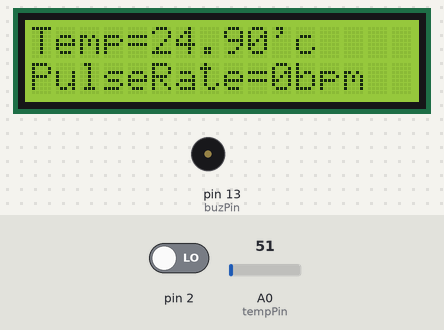
Recording of a sketch running on a simulated Arduino Uno, built with avr-gcc and run on an emulated ATmega328P. Shown: 16×2 character LCD, buzzer (waves = sounding, pin HIGH). The inputs (shaded band) are chosen by the test bench; at power-on: pin 2 LOW, A0 (tempPin) = 51. What the sketch prints to the serial monitor is not drawn.

Above: at 14.1 s.
14.2 s: pin 2 driven HIGH
At 23.5 s:
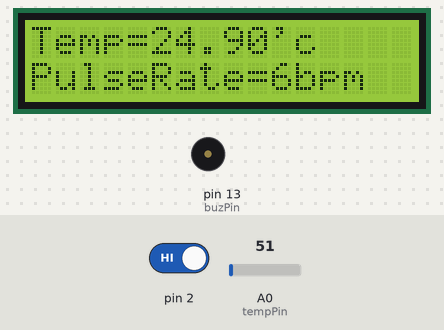
34.4 s: A0 (tempPin) set to 95
At 43.9 s:
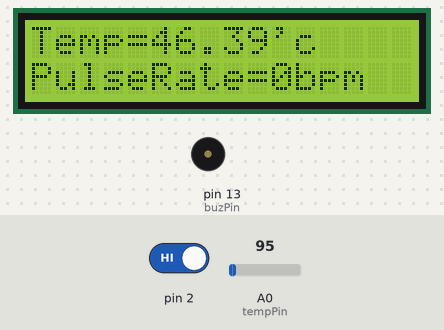
44.4 s: A0 (tempPin) set to 113
At 61.4 s:
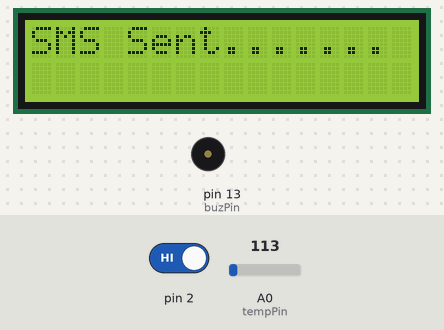
62.2 s: A0 (tempPin) set to 86
At 71.9 s:
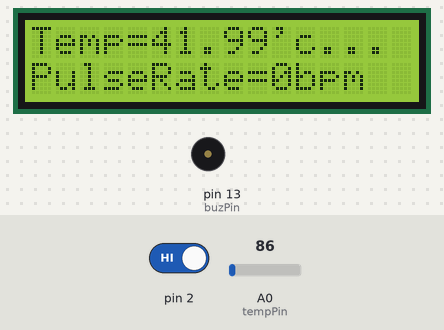
72.7 s: A0 (tempPin) set to 23
At 82.1 s:
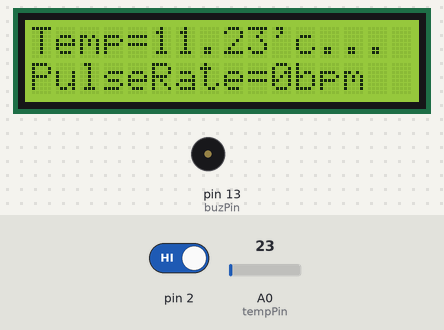
82.8 s: A0 (tempPin) set to 18
At 92.3 s:
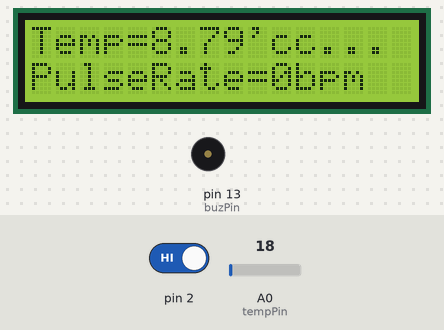
Timing chart, 0 to 93.8 s (numbered marks = the images above; inputs shaded):
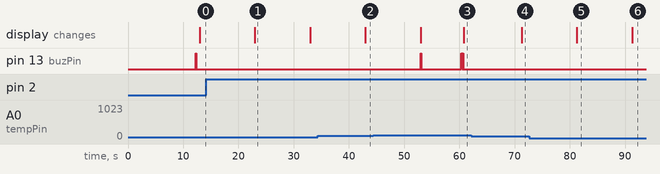

The sketch:

hbt__TEMP_GSM.ino
```cpp
//<<<<<<<<<<<<<<24/02/2018>>>>>>>>>>>>>>>>>>>>//

#include <LiquidCrystal.h>
#define DEBUG true
// initialize the library by associating any needed LCD interface pin
// with the arduino pin number it is connected to
const int rs = 9, en = 8, d4 = 7, d5 = 6, d6 = 5, d7 = 4;
LiquidCrystal lcd(rs, en, d4, d5, d6, d7);

volatile int hbtPulse = 0;    //see http://arduino.cc/en/Reference/Volatile
//volatile int bottom_read = 0;

int buzPin = 13;
const int tempPin = A0;
int sensorValue = 0;
float temp;
 uint8_t inchar='\0';
 uint8_t buffer[255] = {0};
 char rcv_cmd[20]={0};
 unsigned int mux_id=0;
 int connectionId=0;
 int memory=0;
 int memory1=0;
 int hbt=0;


///>>>>>>>>>>>>>>>>>>>>>>>>>>>>>>>>>>>>//

void gsm_init()
{

delay(200);
Serial.write("AT\r");
delay(3000);
Serial.write("ATE0\r");
delay(3000);
Serial.write("AT+IPR=9600\r");
delay(3000);
Serial.write("AT+CMGF=1\r");
delay(3000);
}


//*********************************************//
void sms_temp_send()
{
delay(200);
Serial.write("AT+CMGF=1\r");
delay(2000);
Serial.write("AT+CMGS=\"8770636052\"\r");
delay(1000);
Serial.write("over Temprature detected=");
//int temp1=temp;
//Serial.write(temp1);
Serial.write("'C");
delay(1000);
Serial.write(0x1a);
delay(3000);
beep(2);
}

//*********************************************//
void sms_hbt_send()
{
delay(200);
Serial.write("AT+CMGF=1\r");
delay(2000);
Serial.write("AT+CMGS=\"8770636052\"\r");
delay(1000);
Serial.write("Heartbeat=");
Serial.print(hbtPulse);
Serial.write("bpm");
Serial.write(" Increased from normal value");
delay(1000);
Serial.write(0x1a);
delay(3000);
beep(2);
}

void sms_hbt_l_send()
{
delay(200);
Serial.write("AT+CMGF=1\r");
delay(2000);
Serial.write("AT+CMGS=\"8770636052\"\r");
delay(1000);
Serial.write("Heartbeat=");
Serial.print(hbtPulse);
Serial.write("bpm");
Serial.write(" decreased from normal value");
delay(1000);
Serial.write(0x1a);
delay(3000);
beep(2);
}
//<<<<<<<<<<<<>>>>>>>>>>>>>>>>>>>>>>>>>>//
void setup(){
 pinMode(buzPin, OUTPUT);
 lcd.begin(16, 2);
 Serial.begin(9600);
 lcd.print("HELLO WORLD");
 lcd.setCursor(0,0);
 lcd.print("Connecting......");
 gsm_init();
 beep(1);
 delay(500);
 lcd.clear();
 lcd.setCursor(0,1);
 lcd.print("PulseRate=");
 lcd.print(0);
 lcd.print("bpm");
 attachInterrupt(0, hbtCnt, RISING);//interrupt cero (0) is on pin two(2).
// attachInterrupt(1, bottom_level, FALLING);//interrupt cero (0) is on pin two(2).
 detachInterrupt(0);
}


void loop(){

 sensorValue = analogRead(tempPin);
 temp=sensorValue*0.48828125;
 lcd.setCursor(0,0);
 lcd.print("Temp=");
 lcd.print(temp);
 lcd.print("'c");
 if(temp>50){
   beep(1);
   if(!memory){
    sms_temp_send();
    lcd.clear();
    lcd.setCursor(0,0);
    lcd.print("SMS Sent.......");
    memory=1;
    delay(500);
    }
   }
 if(temp<40)memory=0;
 hbtPulse=0;
  attachInterrupt(0, hbtCnt, RISING );
  delay(10000);
  detachInterrupt(0);
  hbt=hbtPulse;
  hbtPulse=hbt*6;
  //lcd.clear();
  lcd.setCursor(0,1);
  lcd.print("PulseRate=");
  lcd.print(hbtPulse);
  lcd.print("bpm");
  if(hbtPulse>110){
   beep(1);
   if(!memory1){
    hbt=hbtPulse;
    sms_hbt_send();
    lcd.clear();
    lcd.setCursor(0,0);
    lcd.print("SMS Sent.......");
    memory1=1;
    hbtPulse=0;
    delay(500);
    }
   }
  else if((hbtPulse>30)&(hbtPulse<70)){
    beep(2);
    if(!memory1){
     hbt=hbtPulse;
     sms_hbt_l_send();
     lcd.clear();
     lcd.setCursor(0,0);
     lcd.print("SMS Sent.......");
     memory1=1;
     hbtPulse=0;
     delay(500);
    }
  }
  else if((hbtPulse>50)&(hbtPulse<120)){
    memory1=0;
    hbtPulse=0;
    beep(3);
  }
 }
//<<<<<<<<<<<<<>>>>>>>>>>>>>>>>>>>>>>>>//


//<<<<<<<<<<<<<<<<>>>>>>>>>>>>>>>>>>>>>>>>>>>>>>>>>>>>>>>>>>>>>//

void beep(unsigned char beep_cnt)
{
for(unsigned char x10=0; x10<beep_cnt; x10++)
 {
 digitalWrite(buzPin,HIGH);
 delay(100);
 digitalWrite(buzPin,LOW);
 delay(100);
 }
}
//<<<<<<<<<<<>>>>>>>>>>>>>>>>>>>>>>>>>>>>>//

void hbtCnt(){             /* this code will be executed every time the interrupt 0 (pin2) gets low.*/
  hbtPulse++;
}
/*
void bottom_level(){
  bottom_read++;
}
*/
```

Measured:
- the behaviour switches between 102 and 103 on A0 (tempPin) (found by bisection; images 2 and 3)
- the behaviour switches between 21 and 20 on A0 (tempPin) (found by bisection; images 5 and 6)
- after the input at 14.2 s, the display: changes after 8.8 s (image 1)
- after the input at 34.4 s, the display: changes after 8.6 s (image 2)
- after the input at 44.4 s, pin 13 (buzPin): goes HIGH 0.10 s, LOW 7.3 s, HIGH 0.10 s, LOW 0.10 s, HIGH 0.10 s, then LOW, starting after 8.6 s; the display: first changes after 8.6 s (image 3 shows a later state)
- after the input at 62.2 s, pin 13 (buzPin): stays LOW (without the input it goes to HIGH after 9.1 s)
- after the input at 72.7 s, the display: changes after 8.6 s (image 5)
- after the input at 82.8 s, the display: changes after 8.5 s (image 6)
